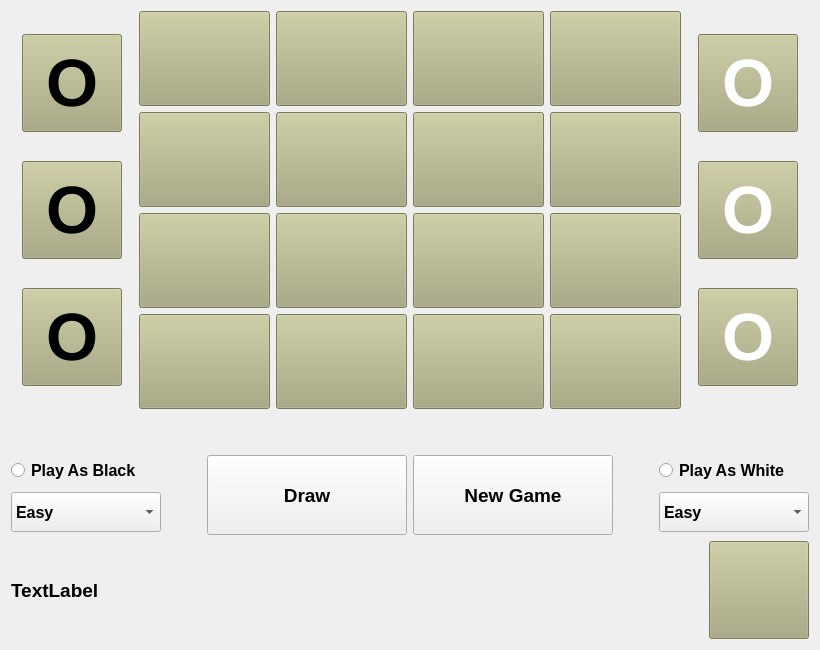
     <widget class="QWidget" name="tab1_Computer">
      <attribute name="title">
       <string>P VS Computer</string>
      </attribute>
      <layout class="QVBoxLayout" name="verticalLayout_10">
       <item>
        <layout class="QHBoxLayout" name="horizontalLayout_24">
         <item>
          <layout class="QVBoxLayout" name="verticalLayout_4">
           <item>
            <widget class="QPushButton" name="gobbletBlack_7">
             <property name="minimumSize">
              <size>
               <width>100</width>
               <height>98</height>
              </size>
             </property>
             <property name="maximumSize">
              <size>
               <width>100</width>
               <height>98</height>
              </size>
             </property>
             <property name="font">
              <font>
               <pointsize>50</pointsize>
               <bold>true</bold>
              </font>
             </property>
             <property name="styleSheet">
              <string notr="true">background-color: rgb(170, 170, 127);
color: rgb(0, 0, 0);</string>
             </property>
             <property name="text">
              <string>O</string>
             </property>
            </widget>
           </item>
           <item>
            <widget class="QPushButton" name="gobbletBlack_8">
             <property name="sizePolicy">
              <sizepolicy hsizetype="Fixed" vsizetype="Fixed">
               <horstretch>0</horstretch>
               <verstretch>0</verstretch>
              </sizepolicy>
             </property>
             <property name="minimumSize">
              <size>
               <width>100</width>
               <height>98</height>
              </size>
             </property>
             <property name="maximumSize">
              <size>
               <width>100</width>
               <height>98</height>
              </size>
             </property>
             <property name="font">
              <font>
               <pointsize>50</pointsize>
               <bold>true</bold>
              </font>
             </property>
             <property name="styleSheet">
              <string notr="true">background-color: rgb(170, 170, 127);
color: rgb(0, 0, 0);</string>
             </property>
             <property name="text">
              <string>O</string>
             </property>
            </widget>
           </item>
           <item>
            <widget class="QPushButton" name="gobbletBlack_9">
             <property name="sizePolicy">
              <sizepolicy hsizetype="Fixed" vsizetype="Fixed">
               <horstretch>0</horstretch>
               <verstretch>0</verstretch>
              </sizepolicy>
             </property>
             <property name="minimumSize">
              <size>
               <width>100</width>
               <height>98</height>
              </size>
             </property>
             <property name="maximumSize">
              <size>
               <width>100</width>
               <height>98</height>
              </size>
             </property>
             <property name="font">
              <font>
               <pointsize>50</pointsize>
               <bold>true</bold>
              </font>
             </property>
             <property name="styleSheet">
              <string notr="true">background-color: rgb(170, 170, 127);
color: rgb(0, 0, 0);</string>
             </property>
             <property name="text">
              <string>O</string>
             </property>
            </widget>
           </item>
          </layout>
         </item>
         <item>
          <layout class="QVBoxLayout" name="verticalLayout_16">
           <item>
            <layout class="QHBoxLayout" name="horizontalLayout_4">
             <item>
              <widget class="QPushButton" name="buttonboard_20">
               <property name="minimumSize">
                <size>
                 <width>131</width>
                 <height>95</height>
                </size>
               </property>
               <property name="maximumSize">
                <size>
                 <width>131</width>
                 <height>95</height>
                </size>
               </property>
               <property name="font">
                <font>
                 <pointsize>50</pointsize>
                 <bold>true</bold>
                </font>
               </property>
               <property name="styleSheet">
                <string notr="true">background-color: rgb(170, 170, 127);</string>
               </property>
               <property name="text">
                <string/>
               </property>
              </widget>
             </item>
             <item>
              <widget class="QPushButton" name="buttonboard_21">
               <property name="minimumSize">
                <size>
                 <width>131</width>
                 <height>95</height>
                </size>
               </property>
               <property name="maximumSize">
                <size>
                 <width>131</width>
                 <height>95</height>
                </size>
               </property>
               <property name="font">
                <font>
                 <pointsize>50</pointsize>
                 <bold>true</bold>
                </font>
               </property>
               <property name="styleSheet">
                <string notr="true">background-color: rgb(170, 170, 127);</string>
               </property>
               <property name="text">
                <string/>
               </property>
              </widget>
             </item>
             <item>
              <widget class="QPushButton" name="buttonboard_22">
               <property name="minimumSize">
                <size>
                 <width>131</width>
                 <height>95</height>
                </size>
               </property>
               <property name="maximumSize">
                <size>
                 <width>131</width>
                 <height>95</height>
                </size>
               </property>
               <property name="font">
                <font>
                 <pointsize>50</pointsize>
                 <bold>true</bold>
                </font>
               </property>
               <property name="styleSheet">
                <string notr="true">background-color: rgb(170, 170, 127);</string>
               </property>
               <property name="text">
                <string/>
               </property>
              </widget>
             </item>
             <item>
              <widget class="QPushButton" name="buttonboard_23">
               <property name="minimumSize">
                <size>
                 <width>131</width>
                 <height>95</height>
                </size>
               </property>
               <property name="maximumSize">
                <size>
                 <width>131</width>
                 <height>95</height>
                </size>
               </property>
               <property name="font">
                <font>
                 <pointsize>50</pointsize>
                 <bold>true</bold>
                </font>
               </property>
               <property name="styleSheet">
                <string notr="true">background-color: rgb(170, 170, 127);</string>
               </property>
               <property name="text">
                <string/>
               </property>
              </widget>
             </item>
            </layout>
           </item>
           <item>
            <layout class="QHBoxLayout" name="horizontalLayout_11">
             <item>
              <widget class="QPushButton" name="buttonboard_24">
               <property name="minimumSize">
                <size>
                 <width>131</width>
                 <height>95</height>
                </size>
               </property>
               <property name="maximumSize">
                <size>
                 <width>131</width>
                 <height>95</height>
                </size>
               </property>
               <property name="font">
                <font>
                 <pointsize>50</pointsize>
                 <bold>true</bold>
                </font>
               </property>
               <property name="styleSheet">
                <string notr="true">background-color: rgb(170, 170, 127);</string>
               </property>
               <property name="text">
                <string/>
               </property>
              </widget>
             </item>
             <item>
              <widget class="QPushButton" name="buttonboard_25">
               <property name="minimumSize">
                <size>
                 <width>131</width>
                 <height>95</height>
                </size>
               </property>
               <property name="maximumSize">
                <size>
                 <width>131</width>
                 <height>95</height>
                </size>
               </property>
               <property name="font">
                <font>
                 <pointsize>50</pointsize>
                 <bold>true</bold>
                </font>
               </property>
               <property name="styleSheet">
                <string notr="true">background-color: rgb(170, 170, 127);</string>
               </property>
               <property name="text">
                <string/>
               </property>
              </widget>
             </item>
             <item>
              <widget class="QPushButton" name="buttonboard_26">
               <property name="minimumSize">
                <size>
                 <width>131</width>
                 <height>95</height>
                </size>
               </property>
               <property name="maximumSize">
                <size>
                 <width>131</width>
                 <height>95</height>
                </size>
               </property>
               <property name="font">
                <font>
                 <pointsize>50</pointsize>
                 <bold>true</bold>
                </font>
               </property>
               <property name="styleSheet">
                <string notr="true">background-color: rgb(170, 170, 127);</string>
               </property>
               <property name="text">
                <string/>
               </property>
              </widget>
             </item>
             <item>
              <widget class="QPushButton" name="buttonboard_27">
               <property name="minimumSize">
                <size>
                 <width>131</width>
                 <height>95</height>
                </size>
               </property>
               <property name="maximumSize">
                <size>
                 <width>131</width>
                 <height>95</height>
                </size>
               </property>
               <property name="font">
                <font>
                 <pointsize>50</pointsize>
                 <bold>true</bold>
                </font>
               </property>
               <property name="styleSheet">
                <string notr="true">background-color: rgb(170, 170, 127);</string>
               </property>
               <property name="text">
                <string/>
               </property>
              </widget>
             </item>
            </layout>
           </item>
           <item>
            <layout class="QHBoxLayout" name="horizontalLayout_12">
             <item>
              <widget class="QPushButton" name="buttonboard_28">
               <property name="minimumSize">
                <size>
                 <width>131</width>
                 <height>95</height>
                </size>
               </property>
               <property name="maximumSize">
                <size>
                 <width>131</width>
                 <height>95</height>
                </size>
               </property>
               <property name="font">
                <font>
                 <pointsize>50</pointsize>
                 <bold>true</bold>
                </font>
               </property>
               <property name="styleSheet">
                <string notr="true">background-color: rgb(170, 170, 127);</string>
               </property>
               <property name="text">
                <string/>
               </property>
              </widget>
             </item>
             <item>
              <widget class="QPushButton" name="buttonboard_29">
               <property name="minimumSize">
                <size>
                 <width>131</width>
                 <height>95</height>
                </size>
               </property>
               <property name="maximumSize">
                <size>
                 <width>131</width>
                 <height>95</height>
                </size>
               </property>
               <property name="font">
                <font>
                 <pointsize>50</pointsize>
                 <bold>true</bold>
                </font>
               </property>
               <property name="styleSheet">
                <string notr="true">background-color: rgb(170, 170, 127);</string>
               </property>
               <property name="text">
                <string/>
               </property>
              </widget>
             </item>
             <item>
              <widget class="QPushButton" name="buttonboard_30">
               <property name="minimumSize">
                <size>
                 <width>131</width>
                 <height>95</height>
                </size>
               </property>
               <property name="maximumSize">
                <size>
                 <width>131</width>
                 <height>95</height>
                </size>
               </property>
               <property name="font">
                <font>
                 <pointsize>50</pointsize>
                 <bold>true</bold>
                </font>
               </property>
               <property name="styleSheet">
                <string notr="true">background-color: rgb(170, 170, 127);</string>
               </property>
               <property name="text">
                <string/>
               </property>
              </widget>
             </item>
             <item>
              <widget class="QPushButton" name="buttonboard_31">
               <property name="minimumSize">
                <size>
                 <width>131</width>
                 <height>95</height>
                </size>
               </property>
               <property name="maximumSize">
                <size>
                 <width>131</width>
                 <height>95</height>
                </size>
               </property>
               <property name="font">
                <font>
                 <pointsize>50</pointsize>
                 <bold>true</bold>
                </font>
               </property>
               <property name="styleSheet">
                <string notr="true">background-color: rgb(170, 170, 127);</string>
               </property>
               <property name="text">
                <string/>
               </property>
              </widget>
             </item>
            </layout>
           </item>
           <item>
            <layout class="QHBoxLayout" name="horizontalLayout_13">
             <item>
              <widget class="QPushButton" name="buttonboard_32">
               <property name="minimumSize">
                <size>
                 <width>131</width>
                 <height>95</height>
                </size>
               </property>
               <property name="maximumSize">
                <size>
                 <width>131</width>
                 <height>95</height>
                </size>
               </property>
               <property name="font">
                <font>
                 <pointsize>50</pointsize>
                 <bold>true</bold>
                </font>
               </property>
               <property name="styleSheet">
                <string notr="true">background-color: rgb(170, 170, 127);</string>
               </property>
               <property name="text">
                <string/>
               </property>
              </widget>
             </item>
             <item>
              <widget class="QPushButton" name="buttonboard_33">
               <property name="minimumSize">
                <size>
                 <width>131</width>
                 <height>95</height>
                </size>
               </property>
               <property name="maximumSize">
                <size>
                 <width>131</width>
                 <height>95</height>
                </size>
               </property>
               <property name="font">
                <font>
                 <pointsize>50</pointsize>
                 <bold>true</bold>
                </font>
               </property>
               <property name="styleSheet">
                <string notr="true">background-color: rgb(170, 170, 127);</string>
               </property>
               <property name="text">
                <string/>
               </property>
              </widget>
             </item>
             <item>
              <widget class="QPushButton" name="buttonboard_34">
               <property name="minimumSize">
                <size>
                 <width>131</width>
                 <height>95</height>
                </size>
               </property>
               <property name="maximumSize">
                <size>
                 <width>131</width>
                 <height>95</height>
                </size>
               </property>
               <property name="font">
                <font>
                 <pointsize>50</pointsize>
                 <bold>true</bold>
                </font>
               </property>
               <property name="styleSheet">
                <string notr="true">background-color: rgb(170, 170, 127);</string>
               </property>
               <property name="text">
                <string/>
               </property>
              </widget>
             </item>
             <item>
              <widget class="QPushButton" name="buttonboard_35">
               <property name="minimumSize">
                <size>
                 <width>131</width>
                 <height>95</height>
                </size>
               </property>
               <property name="maximumSize">
                <size>
                 <width>131</width>
                 <height>95</height>
                </size>
               </property>
               <property name="font">
                <font>
                 <pointsize>50</pointsize>
                 <bold>true</bold>
                </font>
               </property>
               <property name="styleSheet">
                <string notr="true">background-color: rgb(170, 170, 127);</string>
               </property>
               <property name="text">
                <string/>
               </property>
              </widget>
             </item>
            </layout>
           </item>
          </layout>
         </item>
         <item>
          <layout class="QVBoxLayout" name="verticalLayout_17">
           <item>
            <widget class="QPushButton" name="gobbletWhite_7">
             <property name="minimumSize">
              <size>
               <width>100</width>
               <height>98</height>
              </size>
             </property>
             <property name="maximumSize">
              <size>
               <width>100</width>
               <height>98</height>
              </size>
             </property>
             <property name="font">
              <font>
               <pointsize>50</pointsize>
               <bold>true</bold>
              </font>
             </property>
             <property name="styleSheet">
              <string notr="true">background-color: rgb(170, 170, 127);
color: rgb(255, 255, 255);</string>
             </property>
             <property name="text">
              <string>O</string>
             </property>
            </widget>
           </item>
           <item>
            <widget class="QPushButton" name="gobbletWhite_8">
             <property name="minimumSize">
              <size>
               <width>100</width>
               <height>98</height>
              </size>
             </property>
             <property name="maximumSize">
              <size>
               <width>100</width>
               <height>98</height>
              </size>
             </property>
             <property name="font">
              <font>
               <pointsize>50</pointsize>
               <bold>true</bold>
              </font>
             </property>
             <property name="styleSheet">
              <string notr="true">background-color: rgb(170, 170, 127);
color: rgb(255, 255, 255);</string>
             </property>
             <property name="text">
              <string>O</string>
             </property>
            </widget>
           </item>
           <item>
            <widget class="QPushButton" name="gobbletWhite_9">
             <property name="minimumSize">
              <size>
               <width>100</width>
               <height>98</height>
              </size>
             </property>
             <property name="maximumSize">
              <size>
               <width>100</width>
               <height>98</height>
              </size>
             </property>
             <property name="font">
              <font>
               <pointsize>50</pointsize>
               <bold>true</bold>
              </font>
             </property>
             <property name="styleSheet">
              <string notr="true">background-color: rgb(170, 170, 127);
color: rgb(255, 255, 255);</string>
             </property>
             <property name="text">
              <string>O</string>
             </property>
            </widget>
           </item>
          </layout>
         </item>
        </layout>
       </item>
       <item>
        <spacer name="verticalSpacer">
         <property name="orientation">
          <enum>Qt::Vertical</enum>
         </property>
         <property name="sizeHint" stdset="0">
          <size>
           <width>20</width>
           <height>40</height>
          </size>
         </property>
        </spacer>
       </item>
       <item>
        <layout class="QHBoxLayout" name="horizontalLayout_7">
         <item>
          <layout class="QVBoxLayout" name="verticalLayout_8">
           <item>
            <widget class="QRadioButton" name="radioButton">
             <property name="font">
              <font>
               <pointsize>12</pointsize>
               <bold>true</bold>
              </font>
             </property>
             <property name="text">
              <string>Play As Black</string>
             </property>
            </widget>
           </item>
           <item>
            <widget class="QComboBox" name="comboBoxdiff_1">
             <property name="minimumSize">
              <size>
               <width>150</width>
               <height>40</height>
              </size>
             </property>
             <property name="font">
              <font>
               <pointsize>12</pointsize>
               <bold>true</bold>
              </font>
             </property>
             <item>
              <property name="text">
               <string>Easy</string>
              </property>
             </item>
             <item>
              <property name="text">
               <string>Medium</string>
              </property>
             </item>
             <item>
              <property name="text">
               <string>Hard</string>
              </property>
             </item>
            </widget>
           </item>
          </layout>
         </item>
         <item>
          <spacer name="horizontalSpacer">
           <property name="orientation">
            <enum>Qt::Horizontal</enum>
           </property>
           <property name="sizeHint" stdset="0">
            <size>
             <width>40</width>
             <height>20</height>
            </size>
           </property>
          </spacer>
         </item>
         <item>
          <widget class="QPushButton" name="draw_2">
           <property name="minimumSize">
            <size>
             <width>200</width>
             <height>80</height>
            </size>
           </property>
           <property name="font">
            <font>
             <pointsize>14</pointsize>
             <bold>true</bold>
            </font>
           </property>
           <property name="text">
            <string>Draw</string>
           </property>
          </widget>
         </item>
         <item>
          <widget class="QPushButton" name="newGame_2">
           <property name="minimumSize">
            <size>
             <width>200</width>
             <height>80</height>
            </size>
           </property>
           <property name="font">
            <font>
             <pointsize>14</pointsize>
             <bold>true</bold>
            </font>
           </property>
           <property name="text">
            <string>New Game</string>
           </property>
          </widget>
         </item>
         <item>
          <spacer name="horizontalSpacer_2">
           <property name="orientation">
            <enum>Qt::Horizontal</enum>
           </property>
           <property name="sizeHint" stdset="0">
            <size>
             <width>40</width>
             <height>20</height>
            </size>
           </property>
          </spacer>
         </item>
         <item>
          <layout class="QVBoxLayout" name="verticalLayout_9">
           <item>
            <widget class="QRadioButton" name="radioButton_2">
             <property name="font">
              <font>
               <pointsize>12</pointsize>
               <bold>true</bold>
              </font>
             </property>
             <property name="text">
              <string>Play As White</string>
             </property>
            </widget>
           </item>
           <item>
            <widget class="QComboBox" name="comboBoxdiff_4">
             <property name="minimumSize">
              <size>
               <width>150</width>
               <height>40</height>
              </size>
             </property>
             <property name="font">
              <font>
               <pointsize>12</pointsize>
               <bold>true</bold>
              </font>
             </property>
             <item>
              <property name="text">
               <string>Easy</string>
              </property>
             </item>
             <item>
              <property name="text">
               <string>Medium</string>
              </property>
             </item>
             <item>
              <property name="text">
               <string>Hard</string>
              </property>
             </item>
            </widget>
           </item>
          </layout>
         </item>
        </layout>
       </item>
       <item>
        <layout class="QHBoxLayout" name="horizontalLayout_5">
         <item>
          <widget class="QLabel" name="label_2">
           <property name="minimumSize">
            <size>
             <width>0</width>
             <height>98</height>
            </size>
           </property>
           <property name="maximumSize">
            <size>
             <width>16777215</width>
             <height>16777215</height>
            </size>
           </property>
           <property name="font">
            <font>
             <pointsize>14</pointsize>
             <bold>true</bold>
            </font>
           </property>
           <property name="text">
            <string>TextLabel</string>
           </property>
          </widget>
         </item>
         <item>
          <widget class="QPushButton" name="display_2">
           <property name="minimumSize">
            <size>
             <width>100</width>
             <height>98</height>
            </size>
           </property>
           <property name="maximumSize">
            <size>
             <width>100</width>
             <height>98</height>
            </size>
           </property>
           <property name="font">
            <font>
             <pointsize>50</pointsize>
             <bold>true</bold>
            </font>
           </property>
           <property name="styleSheet">
            <string notr="true">background-color: rgb(170, 170, 127);
color: rgb(0, 0, 0);</string>
           </property>
           <property name="text">
            <string/>
           </property>
          </widget>
         </item>
        </layout>
       </item>
      </layout>
     </widget>
